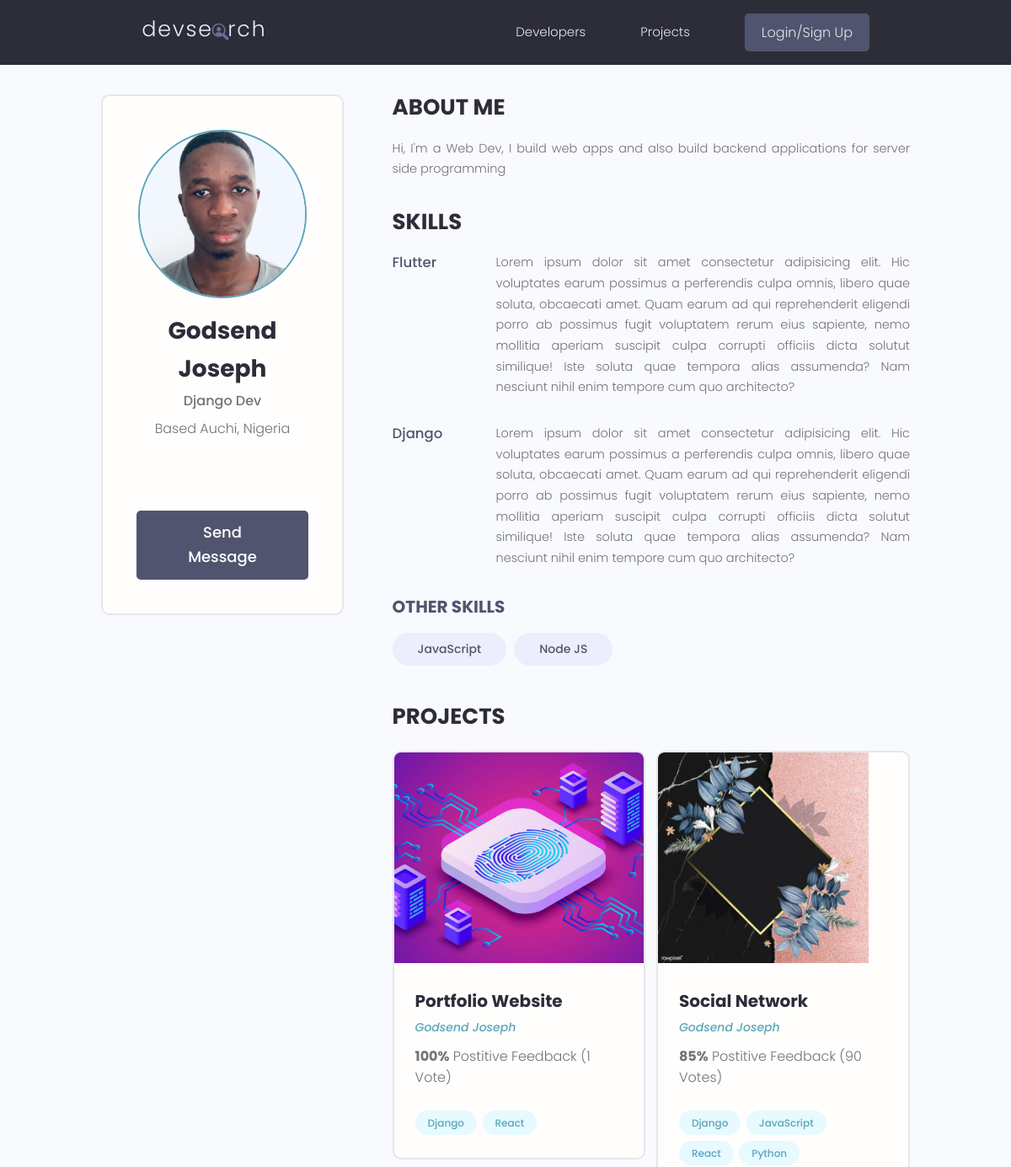
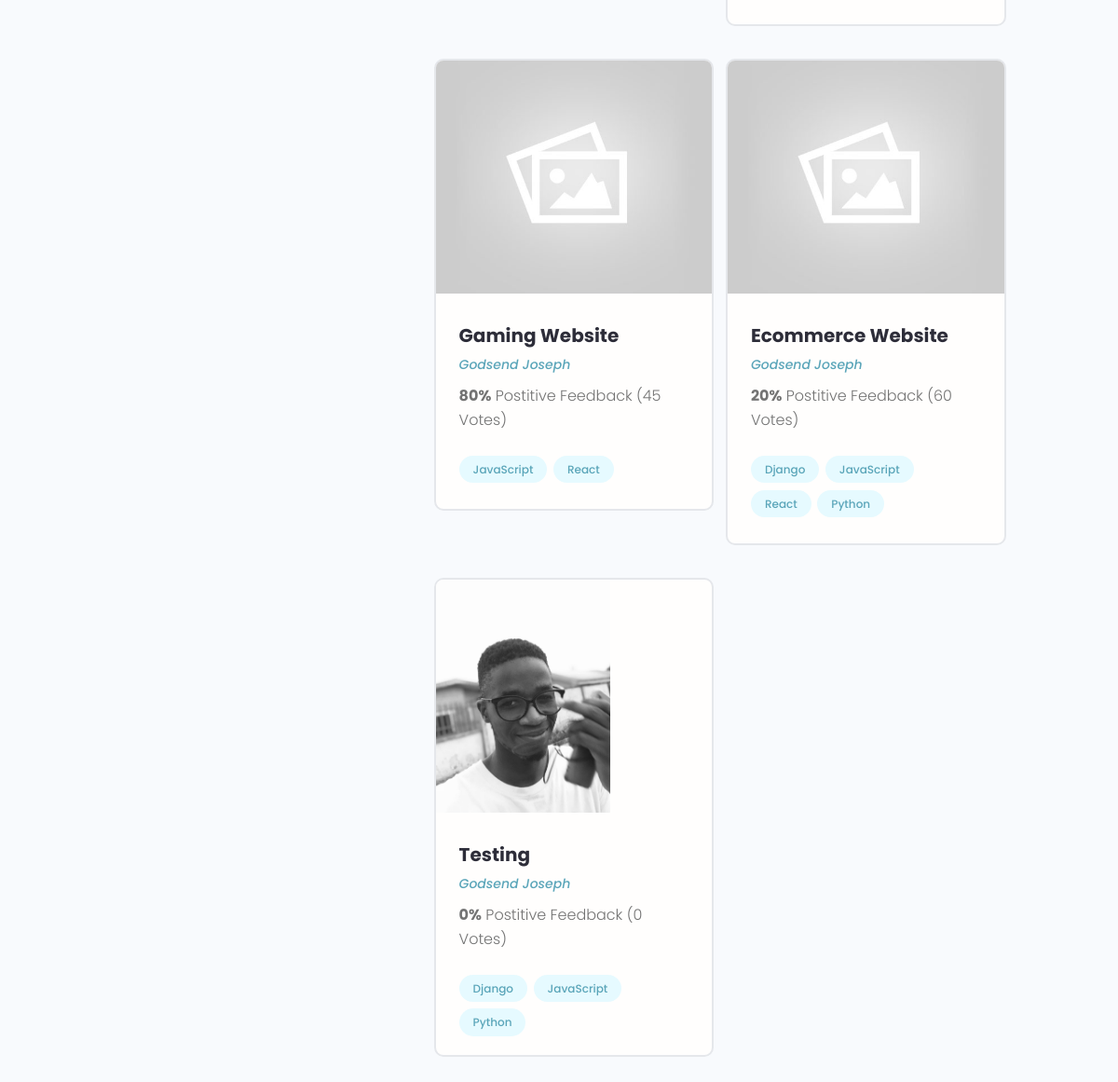
Page /user_profile/20798fdb-259e-4ce5-9c1f-45b22d5758d5/ on the committed database (2 pictures, top to bottom).
### users/models.py (models this page shows, shortened)
class Profile(models.Model):
    user = models.OneToOneField(User, on_delete=models.CASCADE, null=True, blank=True)
    name = models.CharField(max_length=200, blank=True, null=True)
    email = models.EmailField(max_length=500, blank=True, null=True)
    username = models.CharField(max_length=200, blank=True, null=True)
    location = models.CharField(max_length=200, blank=True, null=True)
    short_intro = models.CharField(max_length=200, blank=True, null=True)
    bio = models.TextField(blank=True, null=True)
    profile_image = models.ImageField(null=True, blank=True, upload_to='profiles/', default='profiles/user-default.png')
    social_github = models.CharField(max_length=200, blank=True, null=True)
    social_twitter = models.CharField(max_length=200, blank=True, null=True)
    social_linkedin = models.CharField(max_length=200, blank=True, null=True)
    social_youtube = models.CharField(max_length=200, blank=True, null=True)
    social_website = models.CharField(max_length=200, blank=True, null=True)
    created = models.DateTimeField(auto_now_add=True)
    id = models.UUIDField(default=uuid.uuid4, unique=True, primary_key=True, editable=False)
    class Meta:
        ordering = ['created']
    @property
    def imageURL(self):
        try:
            url = self.profile_image.url
        except:
            url = ''
        return url

class Skill(models.Model):
    owner = models.ForeignKey(Profile, on_delete=models.CASCADE, null=True, blank=True)
    name = models.CharField(max_length=200, blank=True, null=True)
    description = models.TextField(blank=True, null=True)
    created = models.DateTimeField(auto_now_add=True)
    id = models.UUIDField(default=uuid.uuid4, unique=True, primary_key=True, editable=False)

### projects/models.py (models this page shows, shortened)
class Project(models.Model):
    owner = models.ForeignKey(Profile, on_delete=models.CASCADE, null=True, blank=True,)
    title = models.CharField(max_length=200)
    description = models.TextField(null=True, blank=True)
    featured_image = models.ImageField(null=True, blank=True, default="default.jpg")
    demo_link = models.CharField(max_length=2000, null=True, blank=True)
    source_link = models.CharField(max_length=2000, null=True, blank=True)
    tags = models.ManyToManyField('Tag', blank=True)
    vote_total = models.IntegerField(default=0, null=True, blank=True)
    vote_ratio = models.IntegerField(default=0, null=True, blank=True)
    created = models.DateTimeField(auto_now_add=True)
    id = models.UUIDField(default=uuid.uuid4, unique=True, primary_key=True, editable=False)
    class Meta:
        ordering = ['-vote_ratio', '-vote_total', 'title']

class Tag(models.Model):
    name = models.CharField(max_length=200, default="")
    created = models.DateTimeField(auto_now_add=True)
    id = models.UUIDField(default=uuid.uuid4, unique=True, primary_key=True, editable=False)
    def __str__(self):
        return self.name

### users/views.py (the view)
# urls.py: path('user_profile/<str:pk>/', views.user_profile, name='user_profile'),
def user_profile(request, pk):
    profile = Profile.objects.get(id=pk)
    top_skills = profile.skill_set.exclude(description__exact='')
    other_skills = profile.skill_set.filter(description='')
    context = {
        'profile': profile,
        'top_skills': top_skills,
        'other_skills': other_skills,
    }
    return render(request, 'users/user_profile.html', context)

### users/templates/users/user_profile.html (shortened to what this page needs)
{% extends 'main.html' %}
{% block content %}
  <main class="profile my-md">
    <div class="container">
      <div class="layout">
        <div class="column column--1of3">
          <div class="card text-center">
            <div class="card__body dev">
              <img class="avatar avatar--xl" src="{{ profile.imageURL }}" />
              <h2 class="dev__name">{{ profile.name }}</h2>
              <p class="dev__title">{{ profile.short_intro }}</p>
              <p class="dev__location">Based {{ profile.location }}</p>
              <ul class="dev__social">
              </ul>
              {% if request.user.profile.id != profile.id %}
              <a href="{% url 'send_message' profile.id %}" class="btn btn--sub btn--lg">Send Message </a>
              {% endif %}
            </div>
          </div>
        </div>
        <div class="column column--2of3">
          <div class="devInfo">
            <h3 class="devInfo__title">About Me</h3>
            <p class="devInfo__about">
              {{ profile.bio }}
            </p>
          </div>
          <div class="devInfo">
            <h3 class="devInfo__title">Skills</h3>
            <div class="devInfo__skills">
              {% for top_skill in top_skills %}
              <div class="devSkill">
                <h4 class="devSkill__title">{{top_skill.name}}</h4>
                <p class="devSkill__info">
                  {{top_skill.description}}
                </p>
              </div>
              {% endfor %}
              <h3 class="devInfo__subtitle">Other Skills</h3>
              <div class="devInfo__otherSkills">
                {% for other_skill in other_skills %}
                <span class="tag tag--pill tag--sub tag--lg">
                  <small>{{other_skill.name}}</small>
                </span>
                {% endfor %}
              </div>
            </div>
          </div>
          <div class="devInfo">
            <h3 class="devInfo__title">Projects</h3>
            <div class="grid grid--two">
              {% for project in profile.project_set.all %}
              <div class="column">
                <div class="card project">
                  <a href="{% url 'project' project.id %}" class="project">
                    <img class="project__thumbnail" src="{{ project.featured_image.url }}" alt="project thumbnail" />
                    <div class="card__body">
                      <h3 class="project__title">{{ project.title }}</h3>
                      <p><a class="project__author" href="{% url 'user_profile' project.owner.id %}">{{ project.owner.name }}</a></p>
                      <p class="project--rating">
                        <span style="font-weight: bold;">{{ project.vote_ratio }}%</span> Postitive
                        Feedback ({{ project.vote_total }} Vote{{project.vote_total|pluralize:"s"}})
                      </p>
                      <div class="project__tags">
                        {% for tag in project.tags.all %}
                        <span class="tag tag--pill tag--main">
                          <small>{{tag}}</small>
                        </span>
                        {% endfor %}
                      </div>
                    </div>
                  </a>
                </div>
              </div>
              {% endfor %}
            </div>
          </div>
        </div>
      </div>
    </div>
  </main>
{% endblock content %}

### static/styles/app.css (style rules this page uses)
:root { --color-sub: #2d2d39; }
.btn--sub { background-color: var(--color-sub-light); }
.card { border: 2px solid var(--color-light); }
img { width: 100%; }
.profile .card > .dev { padding: 4rem; }
.dev__name { color: var(--color-sub); font-size: 2.8rem; font-weight: 700; margin-top: 1rem; margin-bottom: 0.5rem; }
.dev__title { font-size: 1.6rem; font-weight: 500; line-height: 1.3; }
.dev__location { margin-top: 1rem; }
.dev__social { margin: 3rem 0; list-style: none; display: flex; justify-content: center; gap: 1.5rem; }
.devInfo { margin-bottom: 3rem; }
.devInfo__title, .devInfo__subtitle { font-size: 2.6rem; color: var(--color-sub); text-transform: uppercase; font-weight: 700; margin-bottom: 1.5rem; }
.devInfo__subtitle { font-size: 2rem; color: var(--color-sub-light); }
.devInfo__about, .devSkill__info { font-size: 1.45rem; line-height: 1.7; text-align: justify; }
.devSkill { margin-bottom: 3rem; }
.devSkill__title { font-size: 1.65rem; font-weight: 500; color: var(--color-sub-light); }
@media screen and (min-width: 700px) { .devSkill { display: flex; justify-content: space-between; gap: 3rem; } }
@media screen and (min-width: 700px) { .devSkill__info { flex-basis: 80%; } }
.project__author { font-size: 1.4rem; font-style: italic; }
.project--rating { margin-bottom: 1.6em; margin-top: .5em; }
.project__thumbnail { height: 25rem; object-fit: cover; object-position: top center; }
.project__title { font-size: 2rem; font-weight: 700; color: var(--color-sub); }

### static/uikit/styles/modules/_variables.css (style rules this page uses)
:root { --color-main: #5aa5b9; --color-main-light: #e6faff; --color-sub: #3f4156; --color-sub-light: #51546e; --color-sub-lighter: #ededfd; --color-text: #737373; --color-gray: #8b8b8b; --color-light: #e5e7eb; --color-light-gray: #767676; --color-bg: #f8fafd; --color-white: #fffefd; --color-white-light: #f3f3f3; --color-success: #359e64; --color-success-bg: #def8e8; --color-error: #fc4b0b; --color-error-bg: #fff2ee; --font-base: 'Poppins', arial, helvetica, 'Segoe UI', roboto, ubuntu, sans-serif; --font-monospace: 'Fira Code', 'Courier New', courier, monospace; --font-regular: 300; --font-medium: 500; --font-bold: 700; --generic-shadow: 1px 1px 5px #00000010; --generic-transition: all 0.3s ease-in-out; }

### static/uikit/styles/modules/_base.css (style rules this page uses)
* { margin: 0; padding: 0; box-sizing: border-box; text-rendering: optimizeLegibility; color: inherit; font-size: inherit; }
html { font-size: 50%; }
@media only screen and (min-width: 480px) { html { font-size: 56.25%; } }
@media only screen and (min-width: 1200px) { html { font-size: 62.5%; } }
body { line-height: 1.6; font-weight: 400; font-size: 1.5rem; color: var(--color-text); background-color: var(--color-bg); min-height: 100vh; }

### static/uikit/styles/modules/_typography.css (style rules this page uses)
* { font-family: var(--font-base); }
h2 { font-size: 3.6rem; font-weight: var(--font-bold); }
h3 { font-size: 3.2rem; font-weight: var(--font-medium); }
h4 { font-size: 2.8rem; font-weight: var(--font-medium); }
p, span, strong { font-size: 1.6rem; color: var(--color-text); font-weight: var(--font-regular); }
a { padding-bottom: 2px; text-decoration: none; display: inline-block; color: var(--color-main); font-weight: var(--font-medium); }

### static/uikit/styles/modules/_utilities.css (style rules this page uses)
.container { width: 92%; max-width: 165rem; margin: 0 auto; box-sizing: border-box; }
@media screen and (min-width: 1000px) { .container { width: 90%; } }
@media screen and (min-width: 1200px) { .container { width: 80%; } }
.text-center { text-align: center; }
.my-md { margin: 3rem auto; }

### static/uikit/styles/modules/_avatar.css (style rules this page uses)
.avatar { border-radius: 50%; border: 2px solid var(--color-main); object-fit: cover; }
.avatar--xl { height: 20rem; width: 20rem; }

### static/uikit/styles/modules/_button.css (style rules this page uses)
.btn { display: inline-block; position: relative; cursor: pointer; background-color: var(--color-light); font-weight: var(--font-medium); color: var(--color-sub); text-decoration: none; padding: 1rem 2rem; border-radius: 0.5rem; border: none; width: -webkit-fit-content; width: -moz-fit-content; width: fit-content; height: -webkit-fit-content; height: -moz-fit-content; height: fit-content; font-size: 1.6rem; outline-width: 0; outline-color: transparent; -webkit-backface-visibility: hidden; backface-visibility: hidden; transition: all 0.3s ease-in-out; }
.btn--sub { background-color: var(--color-sub); color: var(--color-white); }
.btn--lg { font-size: 1.8rem; padding: 1.2rem 4.5rem; }

### static/uikit/styles/modules/_card.css (style rules this page uses)
.card { border-radius: 1rem; background-color: var(--color-white); border: 1.5px solid var(--color-light); width: auto; height: auto; margin-top: 0.5rem; margin-bottom: 0.5rem; overflow: hidden; }
.card__body, .card__header { padding: 2rem 2.5rem; }

### rows in the picture
Profile: imageURL (picture), name "Godsend Joseph", short_intro "Django Dev", location "Auchi, Nigeria", bio "Hi, I'm a Web Dev, I build web apps and also build backend applications for server side programming"
Skill: name "Flutter", description "Lorem ipsum dolor sit amet consectetur adipisicing elit. Hic voluptates earum possimus a perferendis culpa omnis, libero quae soluta, obcaecati amet. Quam earum ad qui reprehenderit eligendi porro ab possimus fugit voluptatem rerum eius sapiente, nemo mollitia aperiam suscipit culpa corrupti officiis dicta solutut similique! Iste soluta quae tempora alias assumenda? Nam nesciunt nihil enim tempore cum quo architecto?"
Skill: name "Django", description "Lorem ipsum dolor sit amet consectetur adipisicing elit. Hic voluptates earum possimus a perferendis culpa omnis, libero quae soluta, obcaecati amet. Quam earum ad qui reprehenderit eligendi porro ab possimus fugit voluptatem rerum eius sapiente, nemo mollitia aperiam suscipit culpa corrupti officiis dicta solutut similique! Iste soluta quae tempora alias assumenda? Nam nesciunt nihil enim tempore cum quo architecto?"
Skill: name "JavaScript"
Skill: name "Node JS"
Project: featured_image (picture), title "Portfolio Website", owner.name "Godsend Joseph", vote_ratio "100", vote_total "1"
Tag: name "Django"
Tag: name "React"
Project: featured_image (picture), title "Social Network", owner.name "Godsend Joseph", vote_ratio "85", vote_total "90"
Tag: name "JavaScript"
Tag: name "Python"
Project: featured_image (placeholder picture), title "Gaming Website", owner.name "Godsend Joseph", vote_ratio "80", vote_total "45"
Project: featured_image (placeholder picture), title "Ecommerce Website", owner.name "Godsend Joseph", vote_ratio "20", vote_total "60"
Project: featured_image (picture), title "Testing", owner.name "Godsend Joseph", vote_ratio "0", vote_total "0"
